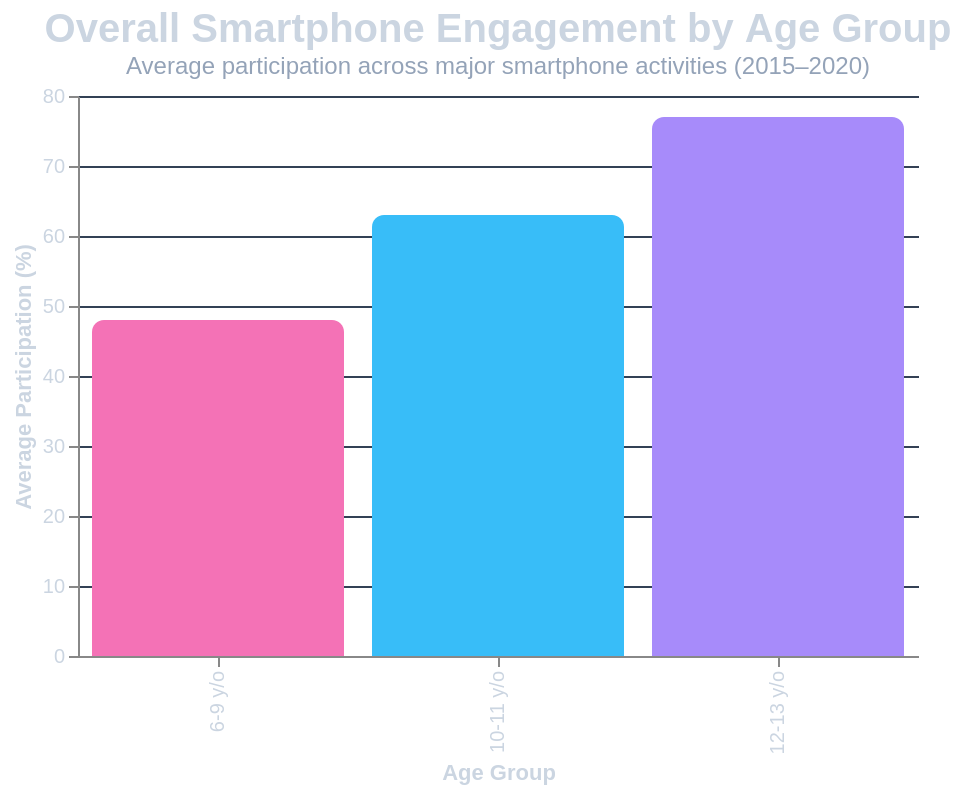

Express this chart as Vega-Lite.
### Vega-Lite specification from a JSON file in a GitHub repository (floating-point values rounded to 4 significant figures)
{"$schema": "https://vega.github.io/schema/vega-lite/v5.json", "title": {"text": "Overall Smartphone Engagement by Age Group", "subtitle": "Average participation across major smartphone activities (2015–2020)", "color": "#cbd5e1", "subtitleColor": "#94a3b8", "fontSize": 20}, "width": 420, "height": 280, "background": "transparent", "data": {"values": [{"Age_Group": "6-9 y/o", "Average": 48}, {"Age_Group": "10-11 y/o", "Average": 63}, {"Age_Group": "12-13 y/o", "Average": 77}]}, "mark": {"type": "bar", "cornerRadiusTopLeft": 6, "cornerRadiusTopRight": 6}, "encoding": {"x": {"field": "Age_Group", "type": "nominal", "sort": ["6-9 y/o", "10-11 y/o", "12-13 y/o"], "title": "Age Group", "axis": {"labelColor": "#cbd5e1", "titleColor": "#cbd5e1"}}, "y": {"field": "Average", "type": "quantitative", "title": "Average Participation (%)", "axis": {"labelColor": "#cbd5e1", "titleColor": "#cbd5e1", "gridColor": "#334155"}}, "color": {"field": "Age_Group", "type": "nominal", "scale": {"range": ["#38bdf8", "#a78bfa", "#f472b6"]}, "legend": null}, "tooltip": [{"field": "Age_Group"}, {"field": "Average", "format": ".1f"}]}, "config": {"view": {"stroke": "transparent"}}}
